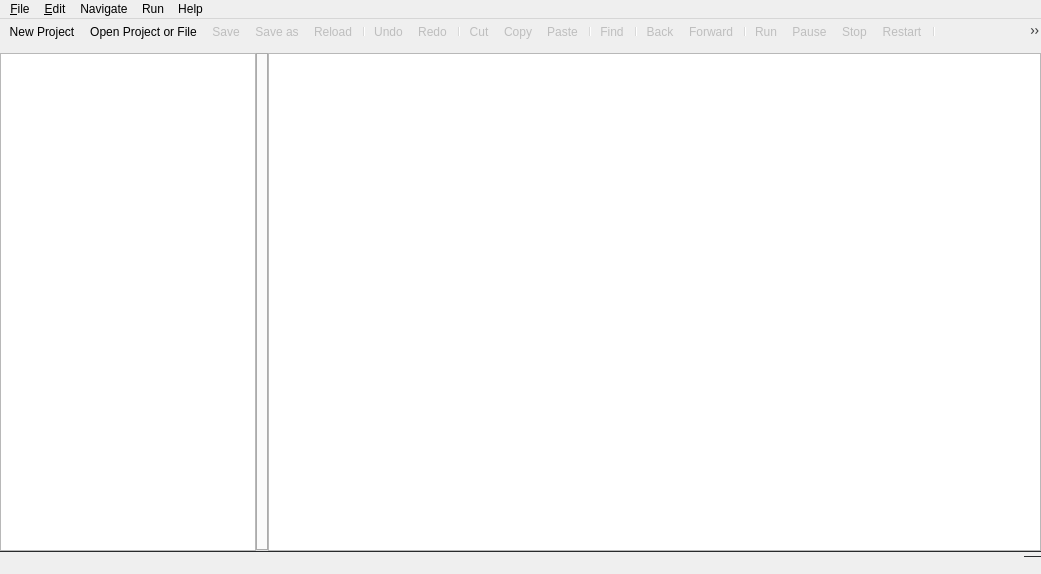
<?xml version="1.0" encoding="UTF-8"?>
<ui version="4.0">
 <class>MainWindow</class>
 <widget class="QMainWindow" name="MainWindow">
  <property name="geometry">
   <rect>
    <x>0</x>
    <y>0</y>
    <width>1041</width>
    <height>574</height>
   </rect>
  </property>
  <property name="windowTitle">
   <string>NWTR Robotics</string>
  </property>
  <widget class="QWidget" name="workspace">
   <property name="sizePolicy">
    <sizepolicy hsizetype="Preferred" vsizetype="Preferred">
     <horstretch>0</horstretch>
     <verstretch>0</verstretch>
    </sizepolicy>
   </property>
   <layout class="QGridLayout" name="gridLayout">
    <property name="leftMargin">
     <number>0</number>
    </property>
    <property name="rightMargin">
     <number>0</number>
    </property>
    <property name="bottomMargin">
     <number>0</number>
    </property>
    <item row="0" column="0">
     <layout class="QVBoxLayout" name="verticalLayout">
      <item>
       <widget class="QSplitter" name="splitter">
        <property name="orientation">
         <enum>Qt::Horizontal</enum>
        </property>
        <property name="handleWidth">
         <number>0</number>
        </property>
        <widget class="QTreeWidget" name="projectExplorer">
         <property name="minimumSize">
          <size>
           <width>100</width>
           <height>0</height>
          </size>
         </property>
         <property name="contextMenuPolicy">
          <enum>Qt::CustomContextMenu</enum>
         </property>
         <property name="styleSheet">
          <string notr="true"/>
         </property>
         <property name="sortingEnabled">
          <bool>false</bool>
         </property>
         <property name="headerHidden">
          <bool>false</bool>
         </property>
         <attribute name="headerVisible">
          <bool>false</bool>
         </attribute>
         <column>
          <property name="text">
           <string>asdas</string>
          </property>
         </column>
        </widget>
        <widget class="QTabWidget" name="fileEditor">
         <property name="sizePolicy">
          <sizepolicy hsizetype="Expanding" vsizetype="Expanding">
           <horstretch>200</horstretch>
           <verstretch>0</verstretch>
          </sizepolicy>
         </property>
         <property name="contextMenuPolicy">
          <enum>Qt::CustomContextMenu</enum>
         </property>
         <property name="autoFillBackground">
          <bool>false</bool>
         </property>
         <property name="styleSheet">
          <string notr="true">border: 0px solid rgb(41, 43, 45);</string>
         </property>
         <property name="tabShape">
          <enum>QTabWidget::Rounded</enum>
         </property>
         <property name="currentIndex">
          <number>-1</number>
         </property>
         <property name="usesScrollButtons">
          <bool>false</bool>
         </property>
         <property name="documentMode">
          <bool>false</bool>
         </property>
         <property name="tabsClosable">
          <bool>true</bool>
         </property>
         <property name="movable">
          <bool>true</bool>
         </property>
         <property name="tabBarAutoHide">
          <bool>false</bool>
         </property>
        </widget>
        <widget class="QGraphicsView" name="logo">
         <property name="sizePolicy">
          <sizepolicy hsizetype="Expanding" vsizetype="Expanding">
           <horstretch>200</horstretch>
           <verstretch>0</verstretch>
          </sizepolicy>
         </property>
         <property name="contextMenuPolicy">
          <enum>Qt::NoContextMenu</enum>
         </property>
        </widget>
       </widget>
      </item>
     </layout>
    </item>
   </layout>
  </widget>
  <widget class="QMenuBar" name="menubar">
   <property name="geometry">
    <rect>
     <x>0</x>
     <y>0</y>
     <width>1041</width>
     <height>21</height>
    </rect>
   </property>
   <property name="contextMenuPolicy">
    <enum>Qt::PreventContextMenu</enum>
   </property>
   <property name="autoFillBackground">
    <bool>false</bool>
   </property>
   <property name="styleSheet">
    <string notr="true"/>
   </property>
   <property name="defaultUp">
    <bool>false</bool>
   </property>
   <property name="nativeMenuBar">
    <bool>false</bool>
   </property>
   <widget class="QMenu" name="menuFile">
    <property name="styleSheet">
     <string notr="true"/>
    </property>
    <property name="title">
     <string>&amp;File</string>
    </property>
    <widget class="QMenu" name="menuRecent_Files">
     <property name="title">
      <string>Recent Files</string>
     </property>
    </widget>
    <addaction name="actionNew_Project"/>
    <addaction name="actionOpen_Project_or_File"/>
    <addaction name="menuRecent_Files"/>
    <addaction name="actionRecent_Projects"/>
    <addaction name="separator"/>
    <addaction name="actionSave"/>
    <addaction name="actionSave_as"/>
    <addaction name="actionSaveAll"/>
    <addaction name="actionClose_File"/>
    <addaction name="actionCloseAllFiles"/>
    <addaction name="actionReload"/>
    <addaction name="separator"/>
    <addaction name="actionCloseAllProjects"/>
    <addaction name="separator"/>
    <addaction name="actionPrint"/>
    <addaction name="separator"/>
    <addaction name="actionOptions"/>
    <addaction name="separator"/>
    <addaction name="actionExit"/>
   </widget>
   <widget class="QMenu" name="menu_Edit">
    <property name="title">
     <string>&amp;Edit</string>
    </property>
    <addaction name="actionUndo"/>
    <addaction name="actionRedo"/>
    <addaction name="separator"/>
    <addaction name="actionCut"/>
    <addaction name="actionCopy"/>
    <addaction name="actionPaste"/>
    <addaction name="separator"/>
    <addaction name="actionSelect_All"/>
   </widget>
   <widget class="QMenu" name="menuNavigate">
    <property name="title">
     <string>Navigate</string>
    </property>
    <addaction name="actionBack"/>
    <addaction name="actionForward"/>
   </widget>
   <widget class="QMenu" name="menuRun">
    <property name="title">
     <string>Run</string>
    </property>
    <addaction name="actionRun"/>
    <addaction name="actionPause"/>
    <addaction name="actionStop"/>
    <addaction name="actionRestart"/>
    <addaction name="actionConnect_to_SCARA"/>
    <addaction name="actionSimulate"/>
   </widget>
   <widget class="QMenu" name="menuHelp">
    <property name="title">
     <string>Help</string>
    </property>
   </widget>
   <addaction name="menuFile"/>
   <addaction name="menu_Edit"/>
   <addaction name="menuNavigate"/>
   <addaction name="menuRun"/>
   <addaction name="menuHelp"/>
  </widget>
  <widget class="QStatusBar" name="statusbar">
   <property name="whatsThis">
    <string/>
   </property>
   <property name="styleSheet">
    <string notr="true">border-top: 1px solid rgb(41, 43, 45)</string>
   </property>
  </widget>
  <widget class="QToolBar" name="toolBar">
   <property name="sizePolicy">
    <sizepolicy hsizetype="Preferred" vsizetype="Fixed">
     <horstretch>0</horstretch>
     <verstretch>0</verstretch>
    </sizepolicy>
   </property>
   <property name="windowTitle">
    <string>toolBar</string>
   </property>
   <property name="styleSheet">
    <string notr="true">border-top-color: rgb(0, 255, 0);</string>
   </property>
   <property name="movable">
    <bool>false</bool>
   </property>
   <attribute name="toolBarArea">
    <enum>TopToolBarArea</enum>
   </attribute>
   <attribute name="toolBarBreak">
    <bool>false</bool>
   </attribute>
   <addaction name="actionNew_Project"/>
   <addaction name="actionOpen_Project_or_File"/>
   <addaction name="actionSave"/>
   <addaction name="actionSave_as"/>
   <addaction name="actionReload"/>
   <addaction name="separator"/>
   <addaction name="actionUndo"/>
   <addaction name="actionRedo"/>
   <addaction name="separator"/>
   <addaction name="actionCut"/>
   <addaction name="actionCopy"/>
   <addaction name="actionPaste"/>
   <addaction name="separator"/>
   <addaction name="actionFind"/>
   <addaction name="separator"/>
   <addaction name="actionBack"/>
   <addaction name="actionForward"/>
   <addaction name="separator"/>
   <addaction name="actionRun"/>
   <addaction name="actionPause"/>
   <addaction name="actionStop"/>
   <addaction name="actionRestart"/>
   <addaction name="separator"/>
   <addaction name="actionConnect_to_SCARA"/>
   <addaction name="separator"/>
   <addaction name="actionSimulate"/>
  </widget>
  <action name="actionExit">
   <property name="icon">
    <iconset resource="resource.qrc">
     <normaloff>:/new/icons/lc_quit.png</normaloff>:/new/icons/lc_quit.png</iconset>
   </property>
   <property name="text">
    <string>Exit</string>
   </property>
   <property name="shortcut">
    <string>Ctrl+Q</string>
   </property>
  </action>
  <action name="actionOpen_Project_or_File">
   <property name="icon">
    <iconset resource="resource.qrc">
     <normaloff>:/new/icons/lc_dbformopen.png</normaloff>:/new/icons/lc_dbformopen.png</iconset>
   </property>
   <property name="text">
    <string>Open Project or File</string>
   </property>
   <property name="shortcut">
    <string>Ctrl+O</string>
   </property>
  </action>
  <action name="actionNew_Project">
   <property name="icon">
    <iconset resource="resource.qrc">
     <normaloff>:/new/icons/lc_adddirect.png</normaloff>:/new/icons/lc_adddirect.png</iconset>
   </property>
   <property name="text">
    <string>New Project</string>
   </property>
   <property name="shortcut">
    <string>Ctrl+N</string>
   </property>
  </action>
  <action name="actionRecent_Projects">
   <property name="text">
    <string>Recent Projects</string>
   </property>
  </action>
  <action name="actionSaveAll">
   <property name="enabled">
    <bool>false</bool>
   </property>
   <property name="text">
    <string>Save All</string>
   </property>
   <property name="shortcut">
    <string>Ctrl+Shift+S</string>
   </property>
  </action>
  <action name="actionCloseAllFiles">
   <property name="enabled">
    <bool>false</bool>
   </property>
   <property name="text">
    <string>Close All Files</string>
   </property>
   <property name="shortcut">
    <string>Ctrl+Shift+W</string>
   </property>
  </action>
  <action name="actionSave">
   <property name="enabled">
    <bool>false</bool>
   </property>
   <property name="icon">
    <iconset resource="resource.qrc">
     <normaloff>:/new/icons/lc_save.png</normaloff>:/new/icons/lc_save.png</iconset>
   </property>
   <property name="text">
    <string>Save</string>
   </property>
   <property name="shortcut">
    <string>Ctrl+S</string>
   </property>
  </action>
  <action name="actionSave_as">
   <property name="enabled">
    <bool>false</bool>
   </property>
   <property name="icon">
    <iconset resource="resource.qrc">
     <normaloff>:/new/icons/lc_saveas.png</normaloff>:/new/icons/lc_saveas.png</iconset>
   </property>
   <property name="text">
    <string>Save as</string>
   </property>
  </action>
  <action name="actionRun">
   <property name="enabled">
    <bool>false</bool>
   </property>
   <property name="icon">
    <iconset resource="resource.qrc">
     <normaloff>:/new/icons/avl02049.png</normaloff>:/new/icons/avl02049.png</iconset>
   </property>
   <property name="text">
    <string>Run</string>
   </property>
   <property name="shortcut">
    <string>F5</string>
   </property>
  </action>
  <action name="actionPause">
   <property name="enabled">
    <bool>false</bool>
   </property>
   <property name="icon">
    <iconset resource="resource.qrc">
     <normaloff>:/new/icons/avl02050.png</normaloff>:/new/icons/avl02050.png</iconset>
   </property>
   <property name="text">
    <string>Pause</string>
   </property>
   <property name="shortcut">
    <string>F6</string>
   </property>
  </action>
  <action name="actionStop">
   <property name="enabled">
    <bool>false</bool>
   </property>
   <property name="icon">
    <iconset resource="resource.qrc">
     <normaloff>:/new/icons/avl02051.png</normaloff>:/new/icons/avl02051.png</iconset>
   </property>
   <property name="text">
    <string>Stop</string>
   </property>
   <property name="shortcut">
    <string>F7</string>
   </property>
  </action>
  <action name="actionRestart">
   <property name="enabled">
    <bool>false</bool>
   </property>
   <property name="icon">
    <iconset resource="resource.qrc">
     <normaloff>:/new/icons/avl02052.png</normaloff>:/new/icons/avl02052.png</iconset>
   </property>
   <property name="text">
    <string>Restart</string>
   </property>
   <property name="shortcut">
    <string>F8</string>
   </property>
  </action>
  <action name="actionUndo">
   <property name="enabled">
    <bool>false</bool>
   </property>
   <property name="icon">
    <iconset resource="resource.qrc">
     <normaloff>:/new/icons/lc_undo.png</normaloff>:/new/icons/lc_undo.png</iconset>
   </property>
   <property name="text">
    <string>Undo</string>
   </property>
   <property name="shortcut">
    <string>Ctrl+Z</string>
   </property>
  </action>
  <action name="actionRedo">
   <property name="enabled">
    <bool>false</bool>
   </property>
   <property name="icon">
    <iconset resource="resource.qrc">
     <normaloff>:/new/icons/lc_redo.png</normaloff>:/new/icons/lc_redo.png</iconset>
   </property>
   <property name="text">
    <string>Redo</string>
   </property>
   <property name="shortcut">
    <string>Ctrl+Y</string>
   </property>
  </action>
  <action name="actionReload">
   <property name="enabled">
    <bool>false</bool>
   </property>
   <property name="icon">
    <iconset resource="resource.qrc">
     <normaloff>:/new/icons/lc040.png</normaloff>:/new/icons/lc040.png</iconset>
   </property>
   <property name="text">
    <string>Reload</string>
   </property>
   <property name="shortcut">
    <string>Ctrl+R</string>
   </property>
  </action>
  <action name="actionCut">
   <property name="enabled">
    <bool>false</bool>
   </property>
   <property name="icon">
    <iconset resource="resource.qrc">
     <normaloff>:/new/icons/lc_cut.png</normaloff>:/new/icons/lc_cut.png</iconset>
   </property>
   <property name="text">
    <string>Cut</string>
   </property>
   <property name="shortcut">
    <string>Ctrl+X</string>
   </property>
  </action>
  <action name="actionCopy">
   <property name="enabled">
    <bool>false</bool>
   </property>
   <property name="icon">
    <iconset resource="resource.qrc">
     <normaloff>:/new/icons/lc_copy.png</normaloff>:/new/icons/lc_copy.png</iconset>
   </property>
   <property name="text">
    <string>Copy</string>
   </property>
   <property name="shortcut">
    <string>Ctrl+C</string>
   </property>
  </action>
  <action name="actionPaste">
   <property name="enabled">
    <bool>false</bool>
   </property>
   <property name="icon">
    <iconset resource="resource.qrc">
     <normaloff>:/new/icons/lc_paste.png</normaloff>:/new/icons/lc_paste.png</iconset>
   </property>
   <property name="text">
    <string>Paste</string>
   </property>
   <property name="shortcut">
    <string>Ctrl+V</string>
   </property>
  </action>
  <action name="actionFind">
   <property name="enabled">
    <bool>false</bool>
   </property>
   <property name="icon">
    <iconset resource="resource.qrc">
     <normaloff>:/new/icons/lc05961.png</normaloff>:/new/icons/lc05961.png</iconset>
   </property>
   <property name="text">
    <string>Find</string>
   </property>
   <property name="shortcut">
    <string>Ctrl+F</string>
   </property>
  </action>
  <action name="actionBack">
   <property name="enabled">
    <bool>false</bool>
   </property>
   <property name="icon">
    <iconset resource="resource.qrc">
     <normaloff>:/new/icons/lc_navigateback.png</normaloff>:/new/icons/lc_navigateback.png</iconset>
   </property>
   <property name="text">
    <string>Back</string>
   </property>
   <property name="shortcut">
    <string>Alt+Left</string>
   </property>
  </action>
  <action name="actionForward">
   <property name="enabled">
    <bool>false</bool>
   </property>
   <property name="icon">
    <iconset resource="resource.qrc">
     <normaloff>:/new/icons/lc_navigateforward.png</normaloff>:/new/icons/lc_navigateforward.png</iconset>
   </property>
   <property name="text">
    <string>Forward</string>
   </property>
   <property name="shortcut">
    <string>Alt+Right</string>
   </property>
  </action>
  <action name="actionConnect_to_SCARA">
   <property name="enabled">
    <bool>false</bool>
   </property>
   <property name="icon">
    <iconset resource="resource.qrc">
     <normaloff>:/new/icons/lc_absoluterecord.png</normaloff>:/new/icons/lc_absoluterecord.png</iconset>
   </property>
   <property name="text">
    <string>Connect to SCARA</string>
   </property>
   <property name="shortcut">
    <string>F9</string>
   </property>
  </action>
  <action name="actionSimulate">
   <property name="enabled">
    <bool>false</bool>
   </property>
   <property name="icon">
    <iconset resource="resource.qrc">
     <normaloff>:/new/icons/lc_grafmode.png</normaloff>:/new/icons/lc_grafmode.png</iconset>
   </property>
   <property name="text">
    <string>Simulate</string>
   </property>
   <property name="shortcut">
    <string>F10</string>
   </property>
  </action>
  <action name="actionSelect_All">
   <property name="enabled">
    <bool>false</bool>
   </property>
   <property name="text">
    <string>Select All</string>
   </property>
   <property name="shortcut">
    <string>Ctrl+A</string>
   </property>
  </action>
  <action name="actionCloseAllProjects">
   <property name="enabled">
    <bool>false</bool>
   </property>
   <property name="text">
    <string>Close All Projects</string>
   </property>
  </action>
  <action name="actionClose_File">
   <property name="text">
    <string>Close File</string>
   </property>
   <property name="shortcut">
    <string>Ctrl+W</string>
   </property>
  </action>
  <action name="actionPrint">
   <property name="enabled">
    <bool>false</bool>
   </property>
   <property name="icon">
    <iconset resource="resource.qrc">
     <normaloff>:/new/icons/lc_print.png</normaloff>:/new/icons/lc_print.png</iconset>
   </property>
   <property name="text">
    <string>Print</string>
   </property>
   <property name="shortcut">
    <string>Ctrl+P</string>
   </property>
  </action>
  <action name="actionOptions">
   <property name="enabled">
    <bool>true</bool>
   </property>
   <property name="text">
    <string>Options</string>
   </property>
  </action>
 </widget>
 <resources>
  <include location="resource.qrc"/>
 </resources>
 <connections/>
</ui>
